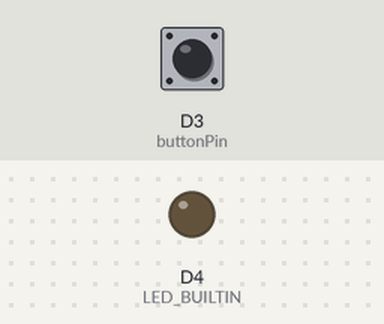
Simulated run of this program. Board: ESP8266 (Wemos D1 mini). Parts: output pins drawn as LEDs (lit = HIGH, except the on-board LED, lit = LOW). Dashed ring = blinking. Inputs (shaded band) come from the test bench; at power-on: D3 (buttonPin) HIGH. WiFi joins after 1.5 s; servers stay silent unless stated; no MQTT or app messages arrive unless stated; what the program prints to the serial monitor is not drawn.

Above: at 2.9 s.
3.0 s: D3 (buttonPin) pulled LOW for 1 s
At 3.45 s:
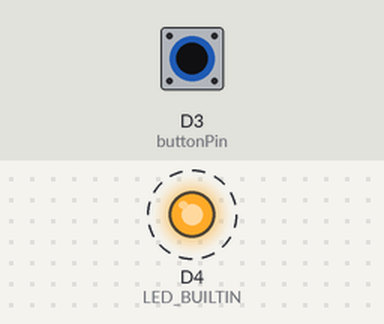
6.0 s: D3 (buttonPin) pulled LOW for 3.2 s
At 9.5 s:
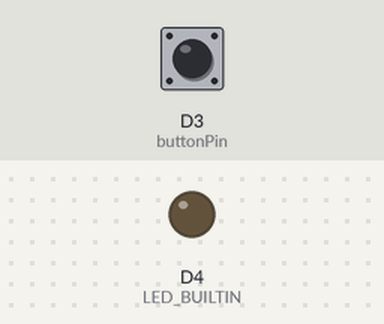
Timing chart, 0 to 11.0 s (numbered marks = the images above; inputs shaded):
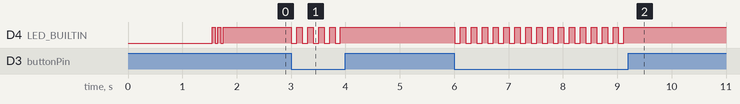

The program:

main.cpp
```cpp
#include <Arduino.h>
#include <ESP8266WiFi.h>
#include <PubSubClient.h>

const int buttonPin = D3;

IPAddress server(192,168,2,101);
IPAddress ip(192, 168, 2, 25);
IPAddress gateway(192, 168, 2, 1);
IPAddress subnet(255, 255, 255, 0);
IPAddress dns(8, 8, 8, 8);

const char* ssid     = "Papillon";
const char* password = "70445312";

int status = WL_IDLE_STATUS;   // the Wifi radio's status

// Initialize the Ethernet client object
WiFiClient WIFIclient;

PubSubClient client(WIFIclient);

unsigned long lastDebounceTime = 0;  // the last time the output pin was toggled
unsigned long debounceDelay = 50;    // the debounce time; increase if the output flickers

// sleep for this many seconds
const int sleepSeconds = 3;

void reconnect() {
  // Loop until we're reconnected
  while (!client.connected()) {
    Serial.print("Attempting MQTT connection.......");
    // Attempt to connect, just a name to identify the client
    if (client.connect("Button1")) {
      Serial.println("connected");
      // Once connected, publish an announcement...
//      client.publish("Papillon/dev02/status","hello world");
      // ... and resubscribe
//      client.subscribe("presence");
    } else {
      Serial.print("failed, rc=");
      Serial.print(client.state());
      Serial.println(" try again in 5 seconds");
      // Wait 5 seconds before retrying
      delay(5000);
    }
  }
}

void setup() {
  // initialize serial for debugging
  Serial.begin(115200);

  pinMode(D0, WAKEUP_PULLUP);

  // initialize WiFi
  WiFi.mode(WIFI_STA);
  WiFi.config(ip, gateway, subnet, dns);

  WiFi.begin(ssid, password);

  while (WiFi.status() != WL_CONNECTED) {
    delay(500);
    Serial.print(".");
  }

  Serial.println("");
  Serial.println("WiFi connected");
  Serial.println("IP address: ");
  Serial.println(WiFi.localIP());

  //connect to MQTT server
  client.setServer(server, 1883);
//  client.setCallback(callback);

  // Configure button port
  pinMode(buttonPin,  INPUT_PULLUP);
  // pinMode(buttonPin, WAKEUP_PULLUP);
  pinMode(LED_BUILTIN, OUTPUT);
  digitalWrite(LED_BUILTIN, LOW);
  delay(50);
  digitalWrite(LED_BUILTIN, HIGH);
  delay(50);
  digitalWrite(LED_BUILTIN, LOW);
  delay(50);
  digitalWrite(LED_BUILTIN, HIGH);
  delay(50);
  digitalWrite(LED_BUILTIN, LOW);
  delay(50);
  digitalWrite(LED_BUILTIN, HIGH);

  // We go to sleep
  //ESP.deepSleep(0);
}

void loop() {
  // put your main code here, to run repeatedly:
  if (!client.connected()) {
    reconnect();
  } else {
    int reading = digitalRead(buttonPin);
    if (reading == LOW) {
      Serial.println("PUSH!");

      String payload = "{\"Action\":";
        payload += 1;
        payload += "}";

      client.publish("PapillonIoT/Button1/action", (char*) payload.c_str());

//      client.publish("PapillonIoT/Button1/state", (char *)"{1}");
      digitalWrite(LED_BUILTIN, LOW);
      delay(100);
      digitalWrite(LED_BUILTIN, HIGH);
    }
  }
  client.loop();
  delay(100);
}
```

Measured:
- after the input at 3.0 s, D4 (LED_BUILTIN): alternates HIGH for 0.10 s and LOW for 0.10 s, 10 changes in all, then stays HIGH, starting at once
- after the input at 6.0 s, D4 (LED_BUILTIN): alternates HIGH for 0.10 s and LOW for 0.10 s, 32 changes in all, then stays HIGH, starting at once
